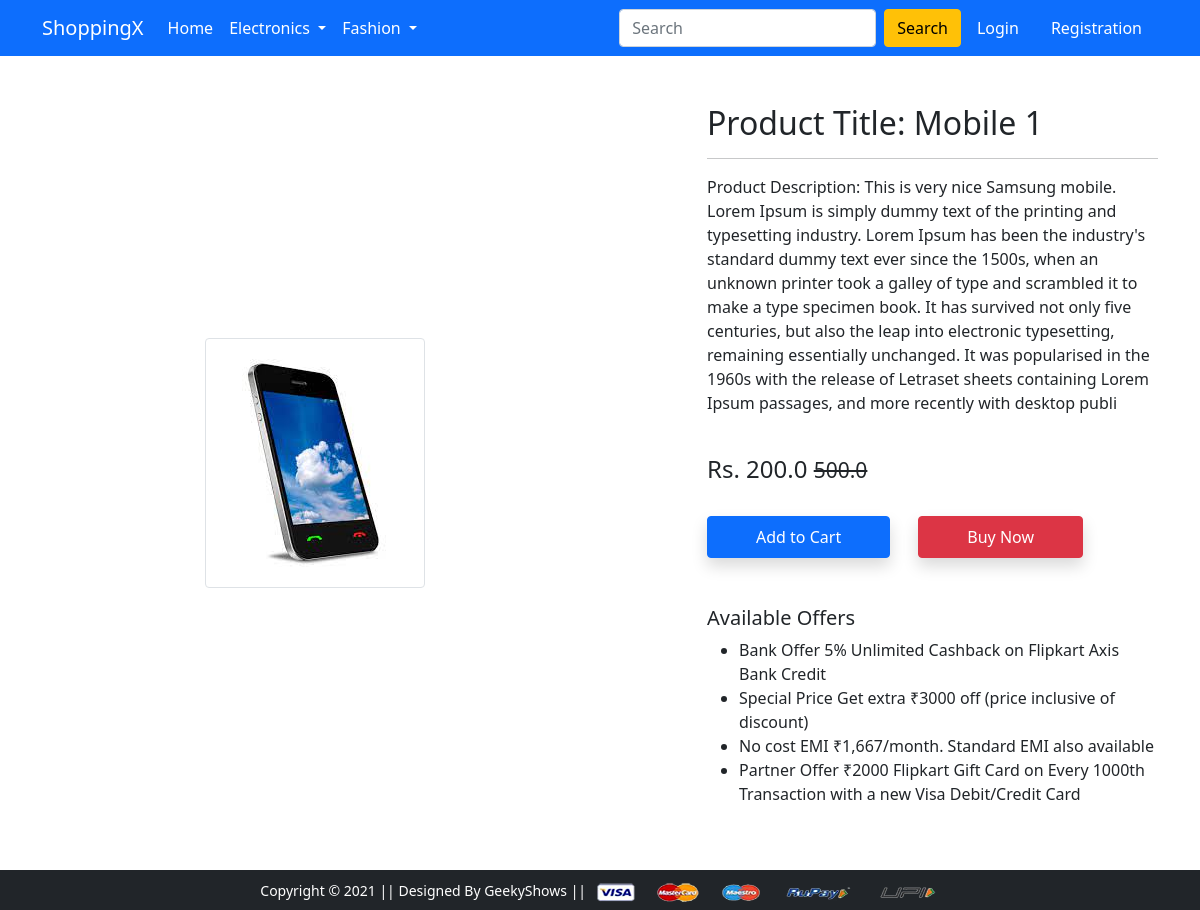
Screenshot of /product-detail/1/ with the database file from the repository.
### app/models.py (models this page shows, shortened)
class Product(models.Model):
	title = models.CharField(max_length = 100)
	selling_price = models.FloatField()
	discounted_price = models.FloatField()
	description = models.TextField()
	brand = models.CharField(max_length = 100)
	category = models.CharField(max_length = 2, choices = CATEGORY)
	product_image = models.ImageField(upload_to = 'prodimg')

### app/views.py (the view)
# urls.py: path('product-detail/<int:id>/', views.ProductDetail.as_view(), name='product-detail'),
class ProductDetail(View):
    def get(self,request,id):
        prod = Product.objects.get(id = id)
        item_already_in_cart = False
        if request.user.is_authenticated:
            item_already_in_cart = Cart.objects.filter(Q(product = prod.id) & Q(user = request.user)).exists()
        return render(request,'app/productdetail.html',{'prod':prod,'item_already_in_cart':item_already_in_cart})

### app/templates/app/productdetail.html (shortened to what this page needs)
{% extends 'app/base.html' %}
{% load static %}
{% block main-content %}
<div class="container my-5">
 <div class="row">
  <div class="col-sm-6 text-center align-self-center">
   <img src="{{prod.product_image.url}}" alt="" class="img-fluid img-thumbnail">
  </div>
  <div class="col-sm-5 offset-sm-1">
   <h2>Product Title: {{prod.title}}</h2>
   <hr>
   <p>Product Description: {{prod.description}}</p> <br>
   <h4>Rs. {{prod.discounted_price}} <small class="fw-light text-decoration-line-through">{{prod.selling_price}}</small></h4> <br>
    {% if not request.user.is_authenticated %}
    <form action="/add-to-cart" class="d-inline">
        <button type= "submit" class="btn btn-primary shadow px-5 py-2">Add to Cart</button>
    {% endif %}
   <a href="{% url 'checkout' %}" class="btn btn-danger shadow px-5 py-2 ms-4">Buy Now</a>
   <h5 class="mt-5">Available Offers</h5>
   <ul>
    <li>Bank Offer 5% Unlimited Cashback on Flipkart Axis Bank Credit</li>
    <li>Special Price Get extra ₹3000 off (price inclusive of discount)</li>
    <li>No cost EMI ₹1,667/month. Standard EMI also available</li>
    <li>Partner Offer ₹2000 Flipkart Gift Card on Every 1000th Transaction with a new Visa Debit/Credit Card</li>
   </ul>
  </div>
 </div>
</div>
{% endblock main-content %}

### rows the page displays
Product: product_image (picture), title "Mobile 1", description "This is very nice Samsung mobile. Lorem Ipsum is simply dummy text of the printing and typesetting industry. Lorem Ipsum has been the industry's standard dummy text ever since the 1500s, when an unknown printer took a galley of type and scrambled it to make a type specimen book. It has survived not only five centuries, but also the leap into electronic typesetting, remaining essentially unchanged. It was popularised in the 1960s with the release of Letraset sheets containing Lorem Ipsum passages, and more recently with desktop publi", discounted_price "200.0", selling_price "500.0"
